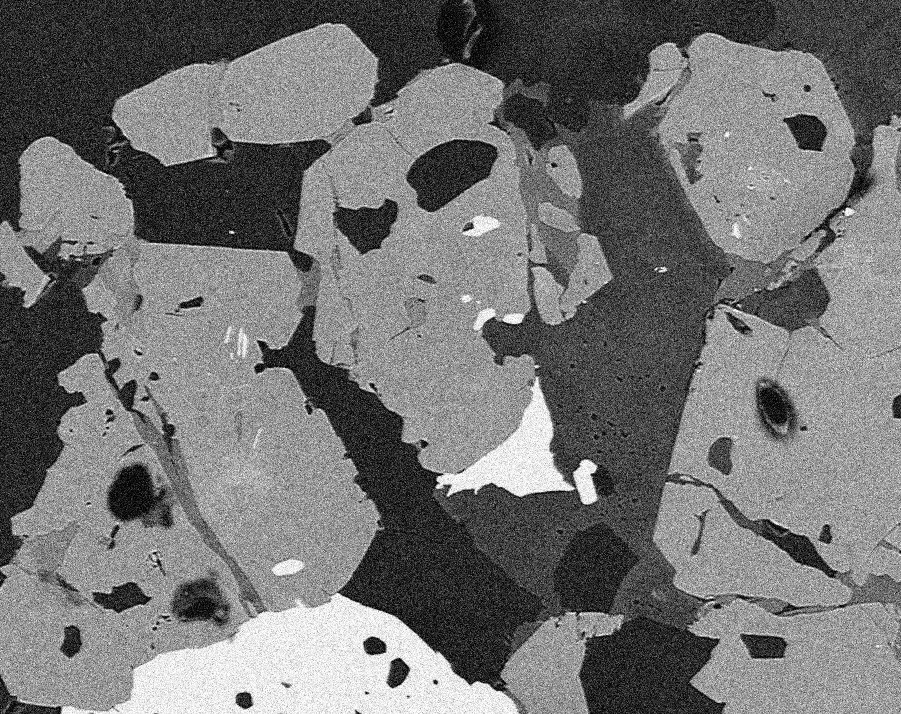
#> input picture reference/digitalSreeni/python_for_microscopists-master/images/BSE_Google_noisy.jpg, 901 x 714 px
$ jupyter execute --allow-errors '0007_Basic Histogram based Image Segmentation using Scikit-Image-Copy1.ipynb'   (shell and % lines are left out)   (older library calls are emulated)
#> lines starting #> are read from the running program, lines starting #| are printed output that depends on the picture
# 0007_Basic Histogram based Image Segmentation using Scikit-Image

# - 1000 days of Python

[cell 1]
cd reference\digitalSreeni\python_for_microscopists-master

[cell 2]
from skimage import io
from matplotlib import pyplot as plt
import numpy as np

## Input Image

[cell 3]
img = io.imread("images/BSE_Google_noisy.jpg")
#> img is the input picture: shape (714, 901); min 0, max 255, mean 114.9
plt.imshow(img, cmap=plt.cm.gray, interpolation='nearest')
plt.title('Original image')
plt.colorbar()
plt.show()
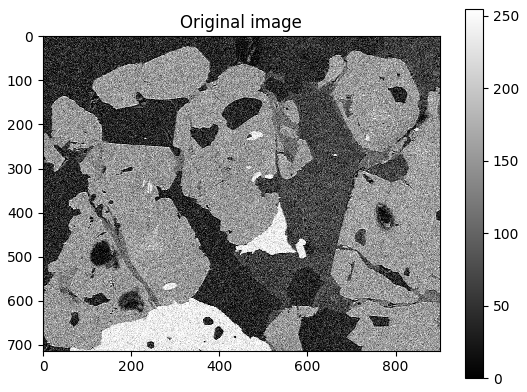
#> figure drawn by matplotlib, 2 panels

## Denoising using skit image (skimage)

[cell 4]
#Let's clean the noise using edge preserving filter.
#As mentioned in previous tutorial, my favorite is NLM

from skimage.restoration import denoise_nl_means, estimate_sigma
from skimage import img_as_ubyte, img_as_float

#convert to float image
float_img = img_as_float(img)
plt.imshow(float_img, cmap=plt.cm.gray, interpolation='nearest')
plt.title('float_img \n cmap=plt.cm.gray, \ninterpolation=nearest')
plt.colorbar()
plt.show()
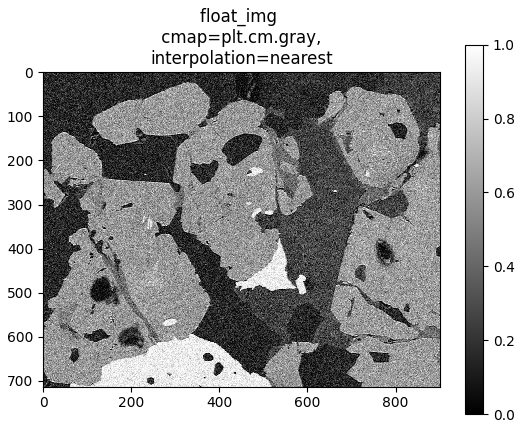
#> figure drawn by matplotlib, 2 panels
#estimate sigma
sigma_est = np.mean(estimate_sigma(float_img, multichannel=True))
#> sigma_est = 0.0984


# denoise_img = denoise_nl_means(float_img, h=1.15 * sigma_est, fast_mode=False,
#                                patch_size=5, patch_distance=3, multichannel=True)

#> (the rest of this cell did not finish here and is left out)

$ run again, with reference/digitalSreeni/python_for_microscopists-master/images/Alloy_gradient.jpg copied over reference/digitalSreeni/python_for_microscopists-master/images/BSE_Google_noisy.jpg
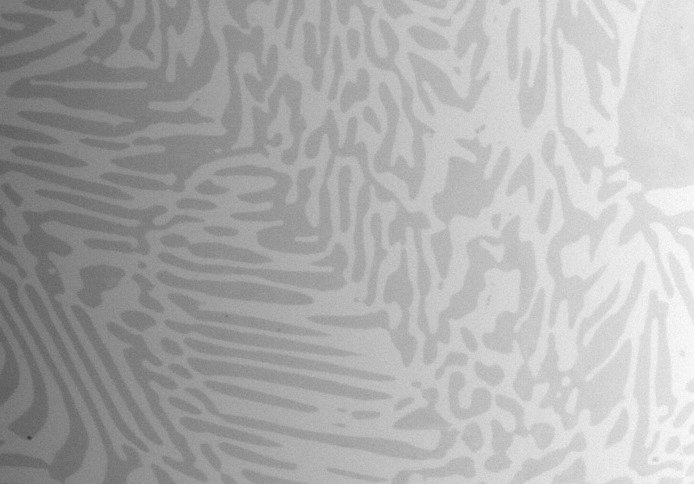
#> input picture reference/digitalSreeni/python_for_microscopists-master/images/Alloy_gradient.jpg, 694 x 484 px
#> img is the input picture: shape (484, 694); min 55, max 255, mean 173.2
#> `plt.show()`:
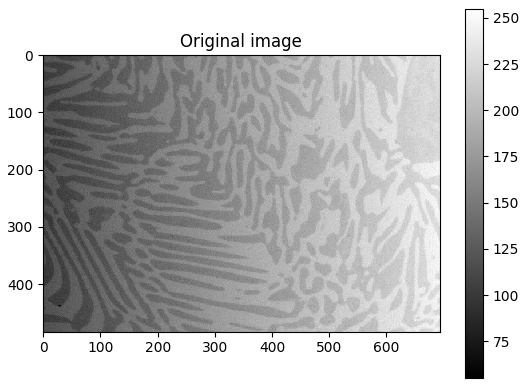
#> figure drawn by matplotlib, 2 panels
#> `plt.show()`:
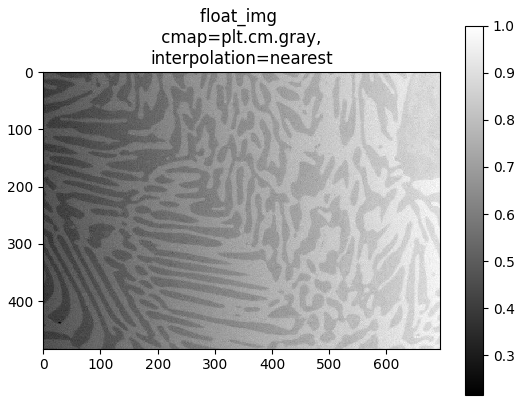
#> figure drawn by matplotlib, 2 panels
#> sigma_est = 0.0108
